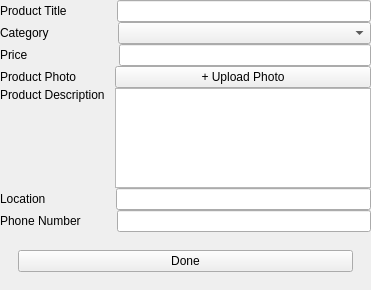
         <widget class="QWidget" name="sell">
          <layout class="QGridLayout" name="gridLayout_22">
           <property name="leftMargin">
            <number>0</number>
           </property>
           <property name="topMargin">
            <number>0</number>
           </property>
           <property name="rightMargin">
            <number>0</number>
           </property>
           <property name="bottomMargin">
            <number>0</number>
           </property>
           <property name="spacing">
            <number>0</number>
           </property>
           <item row="0" column="0">
            <widget class="QWidget" name="widget_11" native="true">
             <layout class="QGridLayout" name="gridLayout_44">
              <property name="leftMargin">
               <number>0</number>
              </property>
              <property name="topMargin">
               <number>0</number>
              </property>
              <property name="rightMargin">
               <number>0</number>
              </property>
              <property name="bottomMargin">
               <number>0</number>
              </property>
              <property name="spacing">
               <number>0</number>
              </property>
              <item row="4" column="0">
               <widget class="QWidget" name="widget_24" native="true">
                <property name="maximumSize">
                 <size>
                  <width>16777215</width>
                  <height>100</height>
                 </size>
                </property>
                <layout class="QGridLayout" name="gridLayout_39">
                 <property name="leftMargin">
                  <number>0</number>
                 </property>
                 <property name="topMargin">
                  <number>0</number>
                 </property>
                 <property name="rightMargin">
                  <number>0</number>
                 </property>
                 <property name="bottomMargin">
                  <number>0</number>
                 </property>
                 <property name="horizontalSpacing">
                  <number>10</number>
                 </property>
                 <property name="verticalSpacing">
                  <number>0</number>
                 </property>
                 <item row="0" column="0">
                  <widget class="QWidget" name="widget_25" native="true">
                   <layout class="QGridLayout" name="gridLayout_37">
                    <property name="leftMargin">
                     <number>0</number>
                    </property>
                    <property name="topMargin">
                     <number>0</number>
                    </property>
                    <property name="rightMargin">
                     <number>0</number>
                    </property>
                    <property name="bottomMargin">
                     <number>0</number>
                    </property>
                    <property name="spacing">
                     <number>0</number>
                    </property>
                    <item row="0" column="0">
                     <widget class="QLabel" name="label_19">
                      <property name="text">
                       <string>Product Description</string>
                      </property>
                      <property name="alignment">
                       <set>Qt::AlignLeading|Qt::AlignLeft|Qt::AlignTop</set>
                      </property>
                     </widget>
                    </item>
                   </layout>
                  </widget>
                 </item>
                 <item row="0" column="1">
                  <widget class="QWidget" name="widget_26" native="true">
                   <property name="maximumSize">
                    <size>
                     <width>16777215</width>
                     <height>100</height>
                    </size>
                   </property>
                   <layout class="QGridLayout" name="gridLayout_38">
                    <property name="leftMargin">
                     <number>0</number>
                    </property>
                    <property name="topMargin">
                     <number>0</number>
                    </property>
                    <property name="rightMargin">
                     <number>0</number>
                    </property>
                    <property name="bottomMargin">
                     <number>0</number>
                    </property>
                    <property name="spacing">
                     <number>0</number>
                    </property>
                    <item row="2" column="0">
                     <widget class="QPlainTextEdit" name="plainTextEdit">
                      <property name="maximumSize">
                       <size>
                        <width>16777215</width>
                        <height>100</height>
                       </size>
                      </property>
                      <property name="autoFillBackground">
                       <bool>false</bool>
                      </property>
                     </widget>
                    </item>
                   </layout>
                  </widget>
                 </item>
                </layout>
               </widget>
              </item>
              <item row="6" column="0">
               <widget class="QWidget" name="widget_30" native="true">
                <layout class="QGridLayout" name="gridLayout_43" rowstretch="0">
                 <property name="leftMargin">
                  <number>0</number>
                 </property>
                 <property name="topMargin">
                  <number>0</number>
                 </property>
                 <property name="rightMargin">
                  <number>0</number>
                 </property>
                 <property name="bottomMargin">
                  <number>0</number>
                 </property>
                 <property name="horizontalSpacing">
                  <number>36</number>
                 </property>
                 <property name="verticalSpacing">
                  <number>0</number>
                 </property>
                 <item row="0" column="1">
                  <widget class="QWidget" name="widget_32" native="true">
                   <layout class="QGridLayout" name="gridLayout_42">
                    <property name="leftMargin">
                     <number>0</number>
                    </property>
                    <property name="topMargin">
                     <number>0</number>
                    </property>
                    <property name="rightMargin">
                     <number>0</number>
                    </property>
                    <property name="bottomMargin">
                     <number>0</number>
                    </property>
                    <property name="spacing">
                     <number>0</number>
                    </property>
                    <item row="0" column="0">
                     <widget class="QLineEdit" name="lineEdit_4"/>
                    </item>
                   </layout>
                  </widget>
                 </item>
                 <item row="0" column="0">
                  <widget class="QWidget" name="widget_31" native="true">
                   <layout class="QGridLayout" name="gridLayout_41">
                    <property name="leftMargin">
                     <number>0</number>
                    </property>
                    <property name="topMargin">
                     <number>0</number>
                    </property>
                    <property name="rightMargin">
                     <number>0</number>
                    </property>
                    <property name="bottomMargin">
                     <number>0</number>
                    </property>
                    <property name="spacing">
                     <number>0</number>
                    </property>
                    <item row="0" column="0">
                     <widget class="QLabel" name="label_21">
                      <property name="text">
                       <string>Phone Number</string>
                      </property>
                     </widget>
                    </item>
                   </layout>
                  </widget>
                 </item>
                </layout>
               </widget>
              </item>
              <item row="1" column="0">
               <widget class="QWidget" name="widget_15" native="true">
                <layout class="QGridLayout" name="gridLayout_28">
                 <property name="leftMargin">
                  <number>0</number>
                 </property>
                 <property name="topMargin">
                  <number>0</number>
                 </property>
                 <property name="rightMargin">
                  <number>0</number>
                 </property>
                 <property name="bottomMargin">
                  <number>0</number>
                 </property>
                 <property name="horizontalSpacing">
                  <number>69</number>
                 </property>
                 <property name="verticalSpacing">
                  <number>0</number>
                 </property>
                 <item row="0" column="0">
                  <widget class="QWidget" name="widget_16" native="true">
                   <property name="sizePolicy">
                    <sizepolicy hsizetype="Fixed" vsizetype="Preferred">
                     <horstretch>0</horstretch>
                     <verstretch>0</verstretch>
                    </sizepolicy>
                   </property>
                   <property name="maximumSize">
                    <size>
                     <width>16777215</width>
                     <height>16777215</height>
                    </size>
                   </property>
                   <layout class="QGridLayout" name="gridLayout_26">
                    <property name="leftMargin">
                     <number>0</number>
                    </property>
                    <property name="topMargin">
                     <number>0</number>
                    </property>
                    <property name="rightMargin">
                     <number>0</number>
                    </property>
                    <property name="bottomMargin">
                     <number>0</number>
                    </property>
                    <property name="spacing">
                     <number>0</number>
                    </property>
                    <item row="0" column="0">
                     <widget class="QLabel" name="label_16">
                      <property name="sizePolicy">
                       <sizepolicy hsizetype="Minimum" vsizetype="Preferred">
                        <horstretch>0</horstretch>
                        <verstretch>0</verstretch>
                       </sizepolicy>
                      </property>
                      <property name="text">
                       <string>Category</string>
                      </property>
                     </widget>
                    </item>
                   </layout>
                  </widget>
                 </item>
                 <item row="0" column="1">
                  <widget class="QWidget" name="widget_17" native="true">
                   <layout class="QGridLayout" name="gridLayout_27">
                    <property name="leftMargin">
                     <number>0</number>
                    </property>
                    <property name="topMargin">
                     <number>0</number>
                    </property>
                    <property name="rightMargin">
                     <number>0</number>
                    </property>
                    <property name="bottomMargin">
                     <number>0</number>
                    </property>
                    <property name="spacing">
                     <number>0</number>
                    </property>
                    <item row="0" column="0">
                     <widget class="QComboBox" name="comboBox"/>
                    </item>
                   </layout>
                  </widget>
                 </item>
                </layout>
               </widget>
              </item>
              <item row="0" column="0">
               <widget class="QWidget" name="widget_12" native="true">
                <layout class="QGridLayout" name="gridLayout_25">
                 <property name="leftMargin">
                  <number>0</number>
                 </property>
                 <property name="topMargin">
                  <number>0</number>
                 </property>
                 <property name="rightMargin">
                  <number>0</number>
                 </property>
                 <property name="bottomMargin">
                  <number>0</number>
                 </property>
                 <property name="horizontalSpacing">
                  <number>50</number>
                 </property>
                 <property name="verticalSpacing">
                  <number>0</number>
                 </property>
                 <item row="0" column="0">
                  <widget class="QWidget" name="widget_13" native="true">
                   <layout class="QGridLayout" name="gridLayout_23">
                    <property name="leftMargin">
                     <number>0</number>
                    </property>
                    <property name="topMargin">
                     <number>0</number>
                    </property>
                    <property name="rightMargin">
                     <number>0</number>
                    </property>
                    <property name="bottomMargin">
                     <number>0</number>
                    </property>
                    <property name="spacing">
                     <number>0</number>
                    </property>
                    <item row="0" column="0">
                     <widget class="QLabel" name="label_15">
                      <property name="text">
                       <string>Product Title</string>
                      </property>
                     </widget>
                    </item>
                   </layout>
                  </widget>
                 </item>
                 <item row="0" column="1">
                  <widget class="QWidget" name="widget_14" native="true">
                   <layout class="QGridLayout" name="gridLayout_24">
                    <property name="leftMargin">
                     <number>0</number>
                    </property>
                    <property name="topMargin">
                     <number>0</number>
                    </property>
                    <property name="rightMargin">
                     <number>0</number>
                    </property>
                    <property name="bottomMargin">
                     <number>0</number>
                    </property>
                    <property name="spacing">
                     <number>0</number>
                    </property>
                    <item row="0" column="0">
                     <widget class="QLineEdit" name="lineEdit"/>
                    </item>
                   </layout>
                  </widget>
                 </item>
                </layout>
               </widget>
              </item>
              <item row="3" column="0">
               <widget class="QWidget" name="widget_21" native="true">
                <layout class="QGridLayout" name="gridLayout_34">
                 <property name="leftMargin">
                  <number>0</number>
                 </property>
                 <property name="topMargin">
                  <number>0</number>
                 </property>
                 <property name="rightMargin">
                  <number>0</number>
                 </property>
                 <property name="bottomMargin">
                  <number>0</number>
                 </property>
                 <property name="horizontalSpacing">
                  <number>39</number>
                 </property>
                 <property name="verticalSpacing">
                  <number>0</number>
                 </property>
                 <item row="0" column="0">
                  <widget class="QWidget" name="widget_22" native="true">
                   <property name="sizePolicy">
                    <sizepolicy hsizetype="Fixed" vsizetype="Preferred">
                     <horstretch>0</horstretch>
                     <verstretch>0</verstretch>
                    </sizepolicy>
                   </property>
                   <layout class="QGridLayout" name="gridLayout_32">
                    <property name="leftMargin">
                     <number>0</number>
                    </property>
                    <property name="topMargin">
                     <number>0</number>
                    </property>
                    <property name="rightMargin">
                     <number>0</number>
                    </property>
                    <property name="bottomMargin">
                     <number>0</number>
                    </property>
                    <property name="spacing">
                     <number>0</number>
                    </property>
                    <item row="0" column="0">
                     <widget class="QLabel" name="label_18">
                      <property name="text">
                       <string>Product Photo</string>
                      </property>
                     </widget>
                    </item>
                   </layout>
                  </widget>
                 </item>
                 <item row="0" column="1">
                  <widget class="QWidget" name="widget_23" native="true">
                   <layout class="QGridLayout" name="gridLayout_33">
                    <property name="leftMargin">
                     <number>0</number>
                    </property>
                    <property name="topMargin">
                     <number>0</number>
                    </property>
                    <property name="rightMargin">
                     <number>0</number>
                    </property>
                    <property name="bottomMargin">
                     <number>0</number>
                    </property>
                    <property name="spacing">
                     <number>0</number>
                    </property>
                    <item row="0" column="0">
                     <widget class="QPushButton" name="pushButton_4">
                      <property name="text">
                       <string>+ Upload Photo</string>
                      </property>
                     </widget>
                    </item>
                   </layout>
                  </widget>
                 </item>
                </layout>
               </widget>
              </item>
              <item row="2" column="0">
               <widget class="QWidget" name="widget_18" native="true">
                <layout class="QGridLayout" name="gridLayout_31">
                 <property name="leftMargin">
                  <number>0</number>
                 </property>
                 <property name="topMargin">
                  <number>0</number>
                 </property>
                 <property name="rightMargin">
                  <number>0</number>
                 </property>
                 <property name="bottomMargin">
                  <number>0</number>
                 </property>
                 <property name="horizontalSpacing">
                  <number>91</number>
                 </property>
                 <property name="verticalSpacing">
                  <number>0</number>
                 </property>
                 <item row="0" column="0">
                  <widget class="QWidget" name="widget_19" native="true">
                   <layout class="QGridLayout" name="gridLayout_29">
                    <property name="leftMargin">
                     <number>0</number>
                    </property>
                    <property name="topMargin">
                     <number>0</number>
                    </property>
                    <property name="rightMargin">
                     <number>0</number>
                    </property>
                    <property name="bottomMargin">
                     <number>0</number>
                    </property>
                    <property name="spacing">
                     <number>0</number>
                    </property>
                    <item row="0" column="0">
                     <widget class="QLabel" name="label_17">
                      <property name="text">
                       <string>Price</string>
                      </property>
                     </widget>
                    </item>
                   </layout>
                  </widget>
                 </item>
                 <item row="0" column="1">
                  <widget class="QWidget" name="widget_20" native="true">
                   <layout class="QGridLayout" name="gridLayout_30">
                    <property name="leftMargin">
                     <number>0</number>
                    </property>
                    <property name="topMargin">
                     <number>0</number>
                    </property>
                    <property name="rightMargin">
                     <number>0</number>
                    </property>
                    <property name="bottomMargin">
                     <number>0</number>
                    </property>
                    <property name="spacing">
                     <number>0</number>
                    </property>
                    <item row="0" column="0">
                     <widget class="QLineEdit" name="lineEdit_2"/>
                    </item>
                   </layout>
                  </widget>
                 </item>
                </layout>
               </widget>
              </item>
              <item row="5" column="0">
               <widget class="QWidget" name="widget_27" native="true">
                <layout class="QGridLayout" name="gridLayout_40">
                 <property name="leftMargin">
                  <number>0</number>
                 </property>
                 <property name="topMargin">
                  <number>0</number>
                 </property>
                 <property name="rightMargin">
                  <number>0</number>
                 </property>
                 <property name="bottomMargin">
                  <number>0</number>
                 </property>
                 <property name="horizontalSpacing">
                  <number>70</number>
                 </property>
                 <property name="verticalSpacing">
                  <number>0</number>
                 </property>
                 <item row="0" column="0">
                  <widget class="QWidget" name="widget_28" native="true">
                   <layout class="QGridLayout" name="gridLayout_35">
                    <property name="leftMargin">
                     <number>0</number>
                    </property>
                    <property name="topMargin">
                     <number>0</number>
                    </property>
                    <property name="rightMargin">
                     <number>0</number>
                    </property>
                    <property name="bottomMargin">
                     <number>0</number>
                    </property>
                    <property name="spacing">
                     <number>0</number>
                    </property>
                    <item row="0" column="0">
                     <widget class="QLabel" name="label_20">
                      <property name="text">
                       <string>Location</string>
                      </property>
                     </widget>
                    </item>
                   </layout>
                  </widget>
                 </item>
                 <item row="0" column="1">
                  <widget class="QWidget" name="widget_29" native="true">
                   <layout class="QGridLayout" name="gridLayout_36">
                    <property name="leftMargin">
                     <number>0</number>
                    </property>
                    <property name="topMargin">
                     <number>0</number>
                    </property>
                    <property name="rightMargin">
                     <number>0</number>
                    </property>
                    <property name="bottomMargin">
                     <number>0</number>
                    </property>
                    <property name="spacing">
                     <number>0</number>
                    </property>
                    <item row="0" column="0">
                     <widget class="QLineEdit" name="lineEdit_3"/>
                    </item>
                   </layout>
                  </widget>
                 </item>
                </layout>
               </widget>
              </item>
              <item row="7" column="0">
               <widget class="QWidget" name="BtnContainer" native="true">
                <layout class="QGridLayout" name="gridLayout_49">
                 <item row="0" column="0">
                  <widget class="QWidget" name="widget_37" native="true">
                   <layout class="QGridLayout" name="gridLayout_48">
                    <item row="0" column="0">
                     <widget class="QPushButton" name="doneAddBtn_1">
                      <property name="text">
                       <string>Done</string>
                      </property>
                     </widget>
                    </item>
                   </layout>
                  </widget>
                 </item>
                </layout>
               </widget>
              </item>
             </layout>
            </widget>
           </item>
          </layout>
         </widget>
